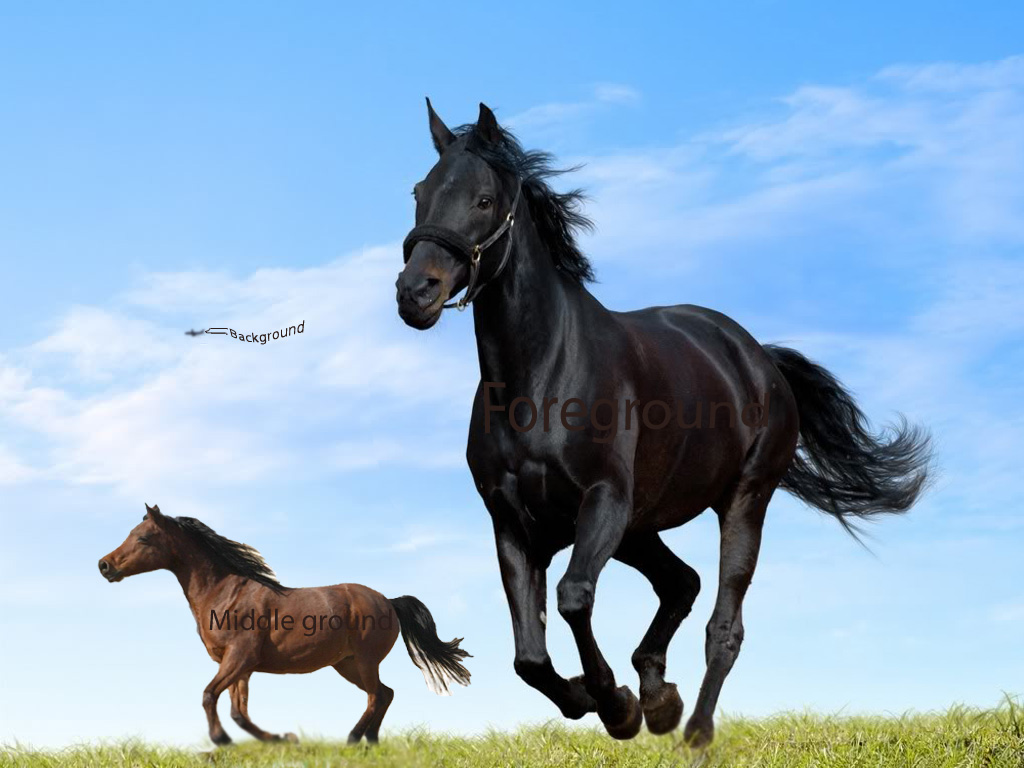
#> input picture CPP(without_UI)/2.jpg, 1024 x 768 px
$ python GMM.py
#> lines starting #> are read from the running program, lines starting #| are printed output that depends on the picture
import cv2
import numpy as np
from sklearn import mixture
from matplotlib import pyplot as plt
from sklearn.cluster import KMeans
from scipy.spatial import distance
import time

def getLikelihood(newimg, n1, n2, prob1):
    kmeans = KMeans(init='k-means++', n_clusters=2, n_init=100)
    predict = kmeans.fit_predict(newimg)
    centroids = kmeans.cluster_centers_
    likelihoodList = []
    num = 0
    for i in range(n1):
        for j in range(n2):
            a = distance.euclidean(prob1[i][j],centroids[0])
            b = distance.euclidean(prob1[i][j],centroids[1])
            likelihood1 = a/(a+b)
            likelihood2 = b/(a+b)
            if likelihood1 > likelihood2:
                num+=1
            temp = []
            temp.append(likelihood1)
            temp.append(likelihood2)
            likelihoodList.append(temp)
    print(num)
    return likelihoodList

def GMMcluster(RPGmatrix, sampleHeight, sampleWidth):
    GMMclassifier = mixture.GaussianMixture(n_components=3, covariance_type='full', max_iter=500, n_init=5)
    GMMclassifier.fit(RPGmatrix)
    GMMpredict = GMMclassifier.predict(RPGmatrix)
    GMMpr = GMMclassifier.predict_proba(RPGmatrix)
    pre = GMMpredict.reshape(-1,1)
    pre = pre.reshape(sampleHeight, sampleWidth).astype('float16')
    return GMMpr

def combo(address):
#> called with address = '2.jpg'
    imagefile = plt.imread(address)
#> imagefile is the input picture: shape (768, 1024, 3); mean R, G, B 142.8, 172.5, 198
    height, width, _ = imagefile.shape
#> height = 768; width = 1024
    n1 = int(height/5)
#> n1 = 153
    n2 = int(width/5)
#> n2 = 204

    downSample = cv2.resize(imagefile,(n2,n1), interpolation = cv2.INTER_CUBIC)
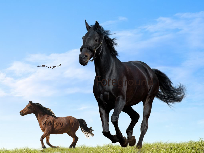
#> downSample: shape (153, 204, 3); mean R, G, B 142.7, 172.4, 197.9
    sampleHeight, sampleWidth, _ = downSample.shape
#> sampleHeight = 153; sampleWidth = 204
    RPGmatrix = np.concatenate((downSample[:,:,0].flatten().reshape(-1,1), downSample[:,:,1].flatten().reshape(-1,1), downSample[:,:,2].flatten().reshape(-1,1)),axis=1)

    prob = GMMcluster(RPGmatrix, sampleHeight, sampleWidth)
#> in GMMcluster, `pre = pre.reshape(sampleHeight, sampleWidth).astype('float16')`:
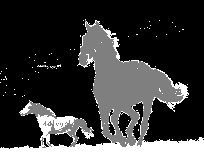
#> pre: shape (153, 204) float16; min 0, max 2, mean 0.407; drawn with min black and max white
    prob1 = prob.reshape(sampleHeight, sampleWidth, 3).astype('float64')
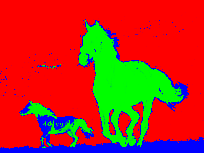
#> prob1: shape (153, 204, 3) float64; mean of channels 0, 1, 2 0.7, 0.191, 0.109; drawn as R, G, B

    Gmmpre = getLikelihood(prob, n1, n2, prob1)
#> after the loop in getLikelihood, `for i in range(n1):`: likelihoodList = 31212 items; num = 21866
#| 21866
#> Gmmpre = 31212 items
    f=open('demo.txt','w')
    for i in Gmmpre:
        k=' '.join([str(j) for j in i])
        f.write(k+"\n")
#> this loop made 31212 passes
#> i on passes 1 to 3: [0.997, 0.00291], [0.997, 0.00291], [0.997, 0.00291]
    f.close()

if __name__ == '__main__':
    address = '2.jpg'
    combo(address)
